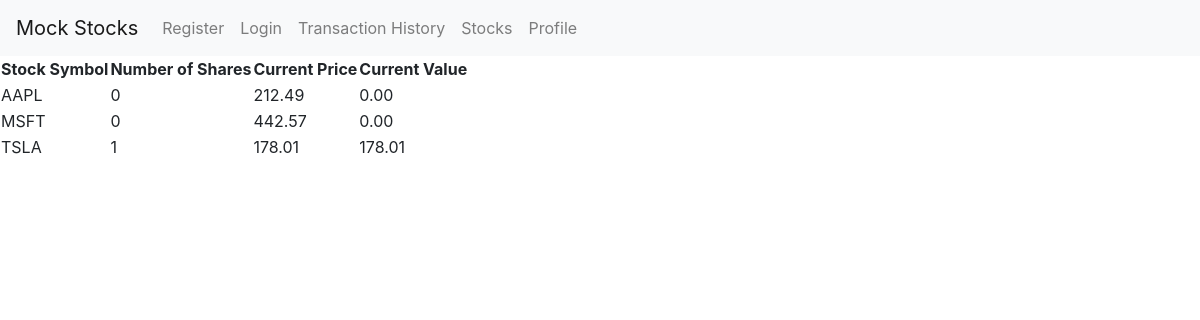
/portfolio/ (signed in), run on an earlier commit of the app's database.
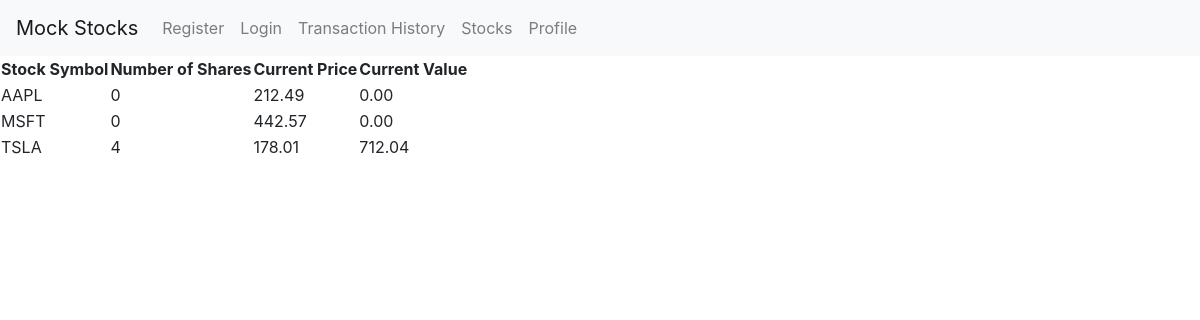
And on a later commit of the database.
### Project4_App_level/Project4_App_level/models.py (models this page shows, shortened)
class UserStock(models.Model):
    user = models.ForeignKey(UserProfile, on_delete=models.CASCADE)
    stock = models.ForeignKey(Stock, on_delete=models.CASCADE)
    quantity = models.IntegerField(default=0)

class Stock(models.Model):
    symbol = models.CharField(max_length=10)
    name = models.CharField(max_length=50)
    current_price = models.DecimalField(max_digits=10, decimal_places=2)
    current_value = models.DecimalField(max_digits=10, decimal_places=2, null=True, blank=True)

### Project4_App_level/Project4_App_level/views.py (the view)
# urls.py: path('portfolio/', views.portfolio_view, name='portfolio'),
@login_required
def portfolio_view(request):
    if request.user.is_authenticated:
        user_profile = UserProfile.objects.get(user=request.user)
        holdings = UserStock.objects.filter(user=user_profile)
        for holding in holdings:
            holding.current_value = holding.quantity * holding.stock.current_price
        return render(request, './portfolio.html', {'holdings': holdings})
    else:
        return redirect('login')

### Project4_App_level/Templates/portfolio.html (shortened to what this page needs)
<!DOCTYPE html>
<html lang="en">
<head>
    <link rel="stylesheet" href="https://stackpath.bootstrapcdn.com/bootstrap/4.3.1/css/bootstrap.min.css">
</head>
<body>
  <nav class="navbar navbar-expand-lg navbar-light bg-light">
        <a class="navbar-brand" href="{% url 'home' %}">Mock Stocks</a>
        <div class="collapse navbar-collapse">
            <ul class="navbar-nav mr-auto">
                <li class="nav-item">
                    <a class="nav-link" href="{% url 'create_profile_view' %}">Register</a>
                </li>
                <li class="nav-item">
                    <a class="nav-link" href="{% url 'login' %}">Login</a>
                </li>
                <li class="nav-item">
                    <a class="nav-link" href="{% url 'transaction_history' %}">Transaction History</a>
                </li>
                <li class="nav-item">
                    <a class="nav-link" href="{% url 'stocks' %}">Stocks</a>
                </li>
                <li class="nav-item">
                    <a class="nav-link" href="{% url 'profile' %}">Profile</a>
                </li>
            </ul>
        </div>
    </nav>
    <table>
        <tr>
            <th>Stock Symbol</th>
            <th>Number of Shares</th>
            <th>Current Price</th>
            <th>Current Value</th>
        </tr>
        {% for holding in holdings %}
        <tr>
            <td>{{ holding.stock.symbol }}</td>
            <td>{{ holding.quantity }}</td>
            <td>{{ holding.stock.current_price }}</td>
            <td>{{ holding.current_value }}</td>
        </tr>
        {% endfor %}
    </table>
</body>
</html>

What changed in the data, as far as the page shows it:
changed UserStock "TSLA": quantity "1" → "4"; current_value "178.01" → "712.04"
